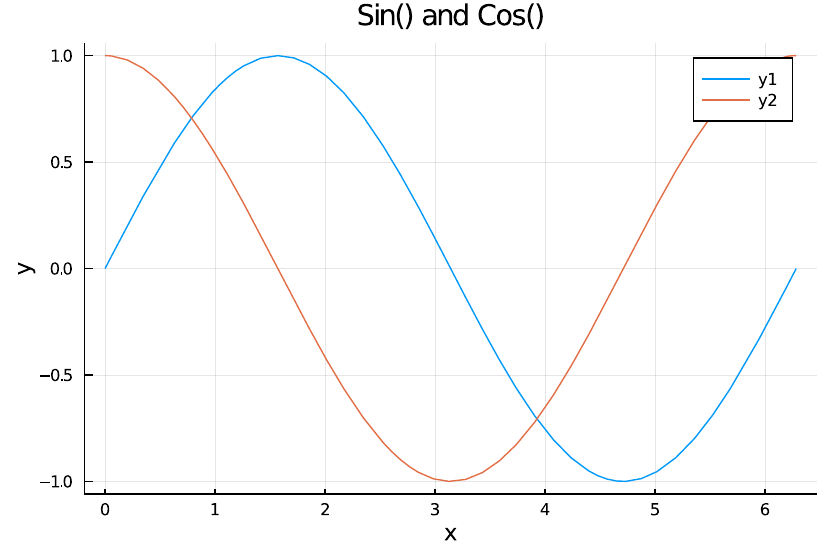

Generate this figure with Julia:
#import Pkg;
#Pkg.add("Plots")
using Plots;
f(x) = sin(x)
g(x) = cos(x)
plot([f,g], 0, 2*pi, title="Sin() and Cos()", xlabel="x", ylabel="y")
savefig("ex1.pdf")